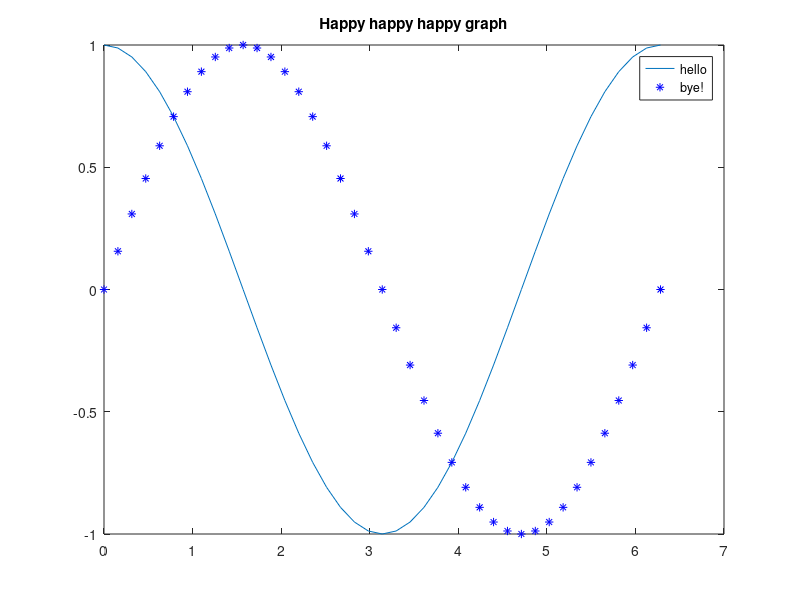

Write the MATLAB code that produced this figure.
function[]=plot_graph()
    x = 0:pi/20:2*pi;
    y1 = cos(x);
    y2 = sin(x);
    plot(x, y1, x, y2, "b*");
    title('Happy happy happy graph');
    legend("hello", "bye!");
end